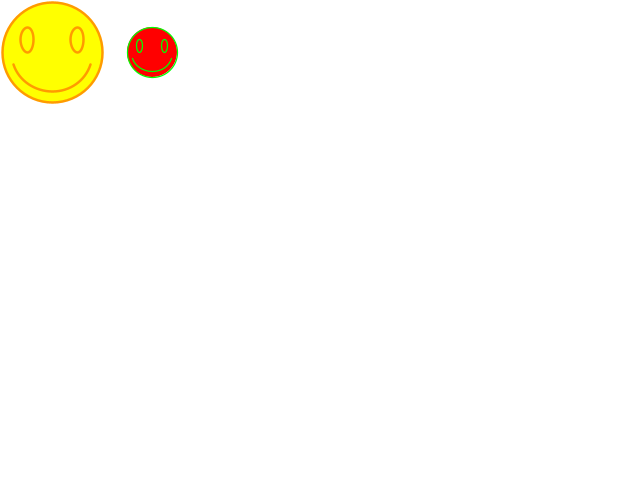
Frame 1 (no input)
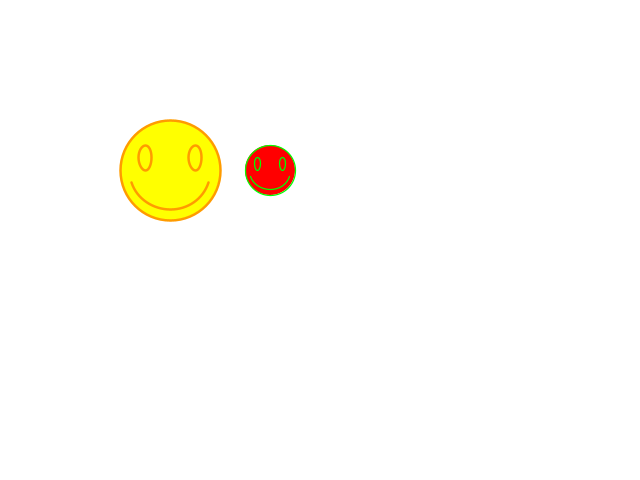
Frame 60 (the mouse pressed at the canvas centre just before this capture)
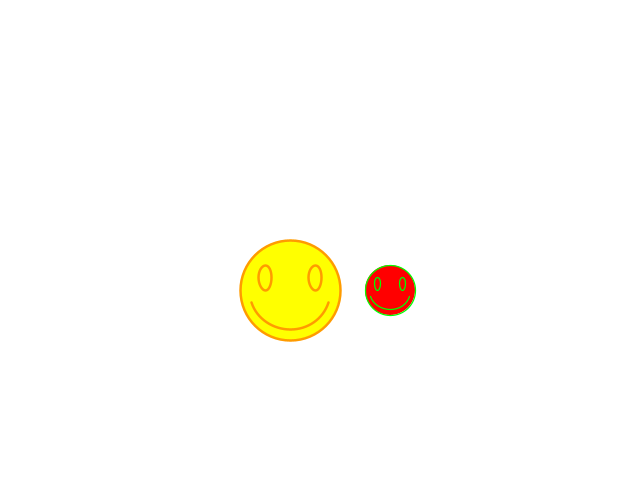
Frame 120 (the mouse held since frame 60 and released just before this capture)

The Processing sketch that drew these frames (run headless with seeded random() and noise(); from frame 60 on, the mouse is pressed at the canvas centre):

// Processing sketch: task1
// ── task1.pde
// Add your code for this task below
class HappyFace {
  float x, y, r, dx =2 ,dy =2;
  color fillColor, outlineColor;
  
  HappyFace(float x, float y, float r, color fillColor, color outlineColor) {
    this.x = x;
    this.y = y;
    this.r = r;
    this.fillColor = fillColor;
    this.outlineColor = outlineColor;
  }
  
  void display() {
    fill(fillColor);
    stroke(outlineColor);
    strokeWeight(r/20);
    ellipse(x,y,2*r,2*r); //face
    arc(x,y,1.6*r,1.6*r,.1*PI,.9*PI); //mouth
    ellipse(x+r/2,y-r/4,r/4,r/2); //right eye
    ellipse(x-r/2,y-r/4,r/4,r/2); //left eye
  }
  
  void move() {
    x += dx;
    y += dy;
    
    if ( x > width-r || x < r ) {
      dx = -dx;
      x += dx;
    }
    
    if (y > height-r || y < r) {
      dy = -dy;
      y += dy;
    }
  }
}

HappyFace face1 = new HappyFace(width/2, height/2, width/2, color(255,255,0), color(255,155,0));
HappyFace face2 = new HappyFace(3*width/2, height/2, width/4, color(255,0,0), color(0,255,0));

void setup() {
  size(640, 480);
}

void draw() {
  background(255);
  
  face1.move();
  face2.move();
  
  face1.display();
  face2.display();
}
